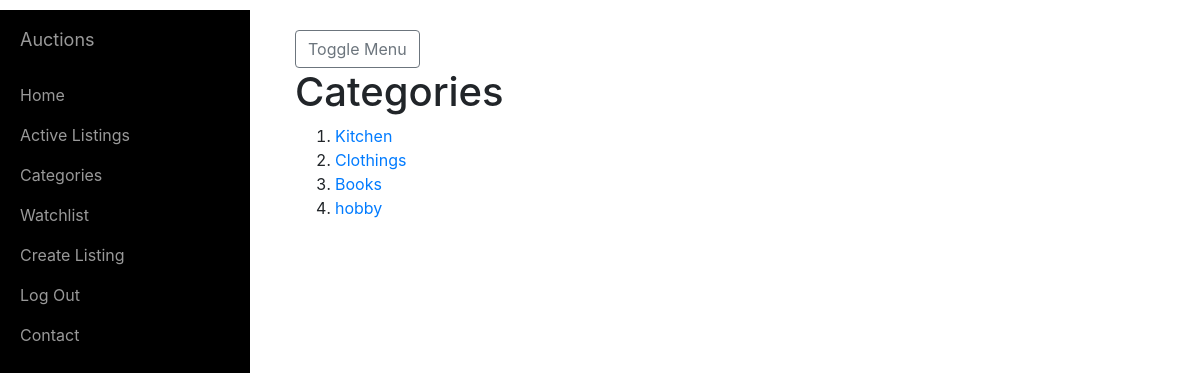
Page /categories/ on the committed database.
### auctions/models.py (models this page shows, shortened)
class Category(models.Model):
    name = models.CharField(max_length=32)

### auctions/views.py (the view)
# urls.py: path("categories/", views.categories_index, name="categories-index"),
def categories_index(request):
    categories = Category.objects.all()
    return render(request, "auctions/categories-index.html", {
        "categories": categories
    })

### auctions/templates/auctions/categories-index.html
{% extends 'auctions/layout-listing.html' %}
{% load crispy_forms_tags %}
{% block body %}
    <h1>Categories</h1>
    <ol>
        {% for category in categories %}
            <li><a href="{% url 'categories' category.name %}">{{ category.name }}</a></li>
        {% endfor %}
    </ol>
{% endblock body %}

### auctions/static/auctions/styles.css (style rules this page uses)
body { padding: 10px; }

### rows in the picture
Category: name "Kitchen"
Category: name "Clothings"
Category: name "Books"
Category: name "hobby"
